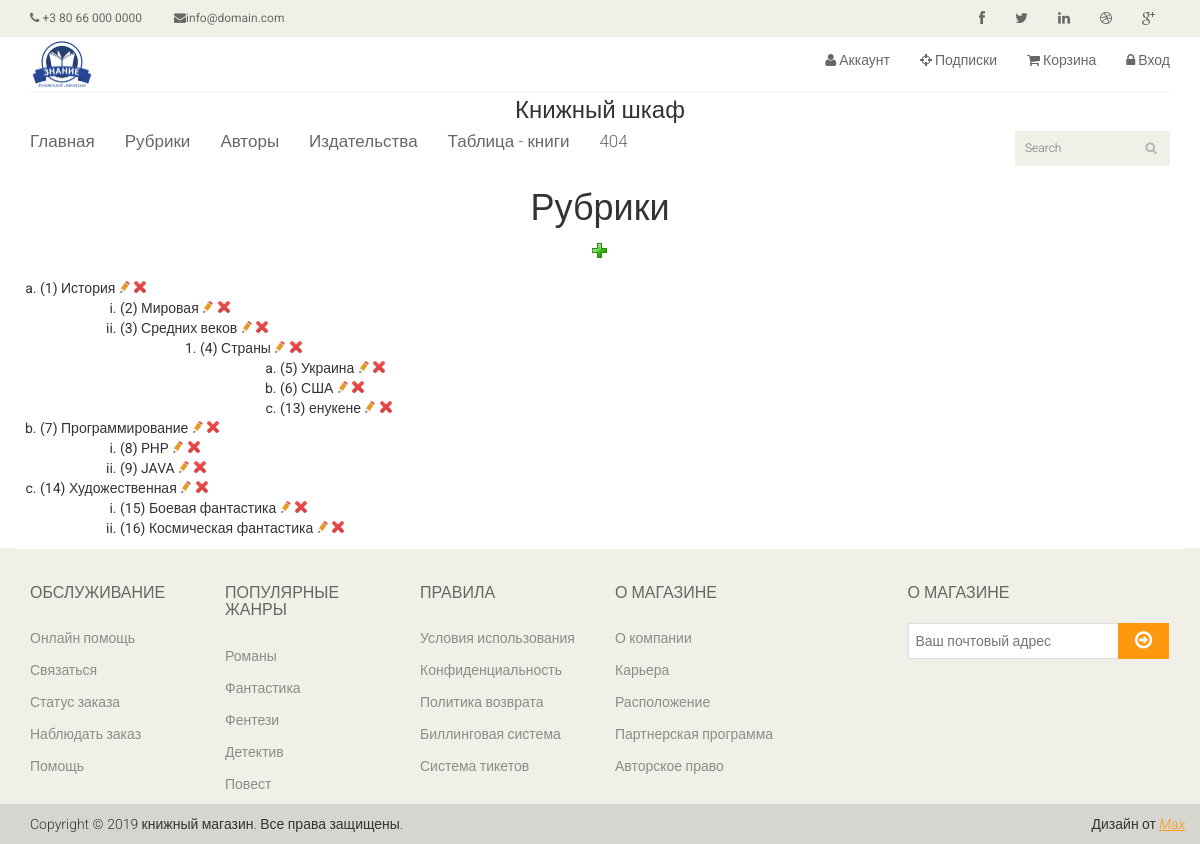
/heading/index.php, run on the app's committed database.
### tables this page shows
CREATE TABLE `t_heading` (
  `heading_id` int(11) NOT NULL COMMENT 'id рубрики',
  `parent_id` int(11) NOT NULL DEFAULT '0' COMMENT 'родительское id',
  `name_heading` varchar(256) NOT NULL COMMENT 'название рубрики'
);

### app/apps.php (called while the page is built, shortened)
    </script><?
abstract class baseClass
{
    protected $table;
    protected $quontity;
    protected $page;
    public function readTable()
    {
        if (!empty ($_POST['page'])) $this->page = $_POST['page']; else $this->page = 0;
        if (!empty ($_POST['quontity'])) $this->quontity = $_POST['quontity']; else $this->quontity = 25;
        $sql_queryes = "SELECT * FROM `{$this->table}` LIMIT :page, :quontity ;";
        try {
            $queryes = $this->pdo->prepare($sql_queryes);
            $queryes->execute(array(':page' => $this->page, ':quontity' => $this->quontity));
        } catch (PDOException $e) {
            echo 'Подключение не удалось: ' . $e->getMessage();
            die();
        }
    }
}

### heading/heading.php (the view, shortened to what this page needs)
<?php
require_once $_SERVER['DOCUMENT_ROOT'] . "/app/apps.php";
class heading extends baseClass
{
    public function __construct()
    {
        include $_SERVER['DOCUMENT_ROOT'] . "/bd/pdoconnect.php";
        $this->pdo= $pdo;
        $this->table = 't_heading';
        $this->readTable();
    }
    public function viewAll()
    {
        $Headin= $this->getMenuHtml( $this->viewHeadinTree(), 0 );
        return $Headin;
    }
    public function Headin()
    {
        if ($this->properties)
        {
            foreach ( $this->properties as $value) {
                $headings[$value['heading_id']] = array ( 'heading_id'=>$value['heading_id'], 'parent_id'=>$value['parent_id'], 'name_heading'=>$value['name_heading'] );
            }
        } else {    $headings= false;
        }
     return $headings;
    }
    public function viewHeadinTree ()
    {
        $tree=[];
        $data= $this->Headin();
        foreach ($data as $id=>&$node) {
             if (!$node['parent_id'])
                 $tree[$id] = &$node;
              else
                 $data[$node['parent_id']]['childs'][$node['heading_id']] = &$node;
        }
    return $tree;
    }
    public function getMenuHtml($tree, $counter ){
        $str = '';
        foreach ($tree as $category) {
            $str .= $this->catToTemplate($category, $counter);
        }
        return $str="<ul>$str</ul>";
    }
    public function catToTemplate($category, $counter ){
        $str = ''; if (empty ($counter) ) $counter = 0;
        if ( $counter % 3 == 0) $listStyleType= "lower-alpha";
        elseif ( $counter % 3 == 1) $listStyleType= "lower-roman";
        elseif ( $counter % 3 == 2) $listStyleType= "decimal";
        $str .= '<form name="li" action="edit.php"  method="post"><li style=" list-style-type: '. $listStyleType . '; "> ('.$category['heading_id'].') ';
        $str .= $category['name_heading'] .
                '  <input type="hidden" name="heading_id" value="' . $category['heading_id'] . '">' .
                '  <input type="image" src="../images/edit.png" width="12" name="edit" alt="Редактировать">' .
                '  <input type="image" src="../images/delete.png" width="12" name="delete" alt="Удалить">';
        $str .= '</form></li>';
        if ( !empty( $category['childs'] ) )
        {   $counter++;
            $str .= '<ul>';
            $str .= $this->getMenuHtml($category['childs'], $counter );
            $str .= '</ul>';
        } else {   $i=0; }
        return $str;
    }
}

### css/main.css (style rules this page uses)
body { font-family: 'Roboto', sans-serif; background:; position: relative; font-weight:400px; }
ul li { list-style: none; }

### data on the page
t_heading: heading_id "1", name_heading "История"
t_heading: heading_id "2", name_heading "Мировая"
t_heading: heading_id "3", name_heading "Средних веков"
t_heading: heading_id "4", name_heading "Страны"
t_heading: heading_id "5", name_heading "Украина"
t_heading: heading_id "6", name_heading "США"
t_heading: heading_id "13", name_heading "енукене"
t_heading: heading_id "7", name_heading "Программирование"
t_heading: heading_id "8", name_heading "PHP"
t_heading: heading_id "9", name_heading "JAVA"
t_heading: heading_id "14", name_heading "Художественная"
t_heading: heading_id "15", name_heading "Боевая фантастика"
t_heading: heading_id "16", name_heading "Космическая фантастика"
